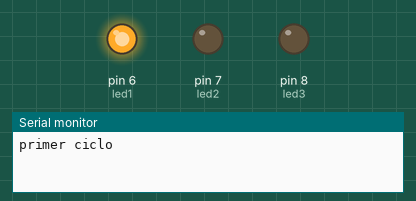
Simulated run of this sketch. Board: Arduino Uno, built with avr-gcc and run on an emulated ATmega328P. Shown: output pins drawn as LEDs (lit = HIGH), the last lines printed to the serial monitor.

Above: at 0.2 s.
At 18.2 s:
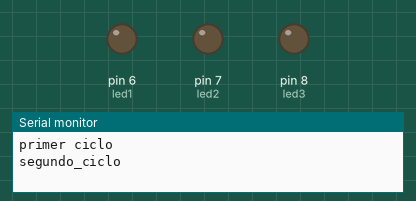
At 26.6 s:
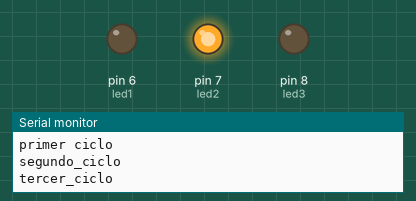
At 36.3 s:
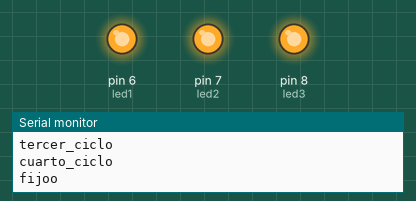
At 43.4 s:
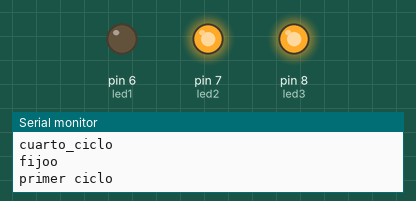
At 47.4 s:
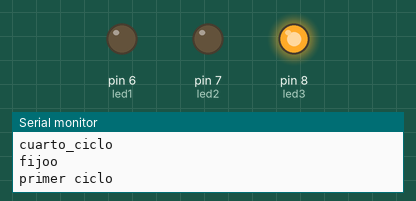
Timing chart, 0 to 50.2 s (numbered marks = the images above):
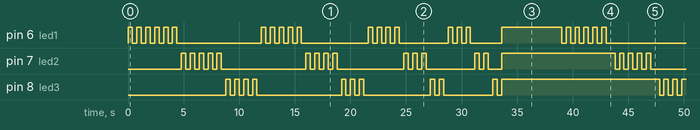

Measured:
- by itself, pin 6 (led1), pin 7 (led2): moves between LOW and HIGH, repeating every 38.6 s
- by itself, pin 8 (led3): repeats every 38.6 s: 3 × (LOW 0.40 s, HIGH 0.40 s), LOW 7.6 s, 2 × (HIGH 0.40 s, LOW 0.40 s), HIGH 0.40 s, LOW 6.0 s, HIGH 0.40 s, LOW 0.40 s, HIGH 0.40 s, LOW 4.4 s, HIGH 0.40 s, LOW 0.40 s, HIGH 14.2 s

The sketch:

practica_de_repeticion.ino
```cpp
//3 leds el primero 6 veces, el segundo 5 veces y el 3ro 4,
//en el segundo ciclo el primero 5, el segundo 4 y el tercero 3
//Declaracion de las variables
int leds[] = {6, 7, 8};
int led1 = 6;
int led2 = 7;
int led3 = 8;

void setup() {
  Serial.begin(9600);
  pinMode(led1, OUTPUT);
  pinMode(led2, OUTPUT);
  pinMode(led3, OUTPUT);
}


void loop() {
  encendidos();
  repeticion();
  repeticion2();
  repeticion3();
  fijo();


}

void encendidos () {
  Serial.println("primer ciclo");
  for (int a = 0; a < 6; a++) {
    digitalWrite(led1, HIGH);
    delay(400);
    digitalWrite(led1, LOW);
    delay(400);
  }
  for (int a = 0; a < 5; a++) {
    digitalWrite(led2, HIGH);
    delay(400);
    digitalWrite(led2, LOW);
    delay(400);
  }
  for (int a = 0; a < 4; a++) {
    digitalWrite(led3, HIGH);
    delay(400);
    digitalWrite(led3, LOW);
    delay(400);
  }
}

void repeticion () {

  Serial.println("segundo_ciclo");
  for (int a = 0; a < 5; a++) {
    digitalWrite(led1, HIGH);
    delay(400);
    digitalWrite(led1, LOW);
    delay(400);
  }


  for (int a = 0; a < 4; a++) {
    digitalWrite(led2, HIGH);
    delay(400);
    digitalWrite(led2, LOW);
    delay(400);
  }
  for (int a = 0; a < 3; a++) {
    digitalWrite(led3, HIGH);
    delay(400);
    digitalWrite(led3, LOW);
    delay(400);
  }

}
void repeticion2 () {

  Serial.println("tercer_ciclo");
  for (int a = 0; a < 4; a++) {
    digitalWrite(led1, HIGH);
    delay(400);
    digitalWrite(led1, LOW);
    delay(400);
  }


  for (int a = 0; a < 3; a++) {
    digitalWrite(led2, HIGH);
    delay(400);
    digitalWrite(led2, LOW);
    delay(400);
  }
  for (int a = 0; a < 2; a++) {
    digitalWrite(led3, HIGH);
    delay(400);
    digitalWrite(led3, LOW);
    delay(400);
  }

}
void repeticion3 () {

  Serial.println("cuarto_ciclo");
  for (int a = 0; a < 3; a++) {
    digitalWrite(led1, HIGH);
    delay(400);
    digitalWrite(led1, LOW);
    delay(400);
  }


  for (int a = 0; a < 2; a++) {
    digitalWrite(led2, HIGH);
    delay(400);
    digitalWrite(led2, LOW);
    delay(400);
  }
  for (int a = 0; a < 1; a++) {
    digitalWrite(led3, HIGH);
    delay(400);
    digitalWrite(led3, LOW);
    delay(400);
  }

}
void fijo () {

  Serial.println("fijoo");
  for (int a = 0; a < 8; a++) {
    digitalWrite(leds[a], HIGH);


  }
  delay(5000);
}
```
